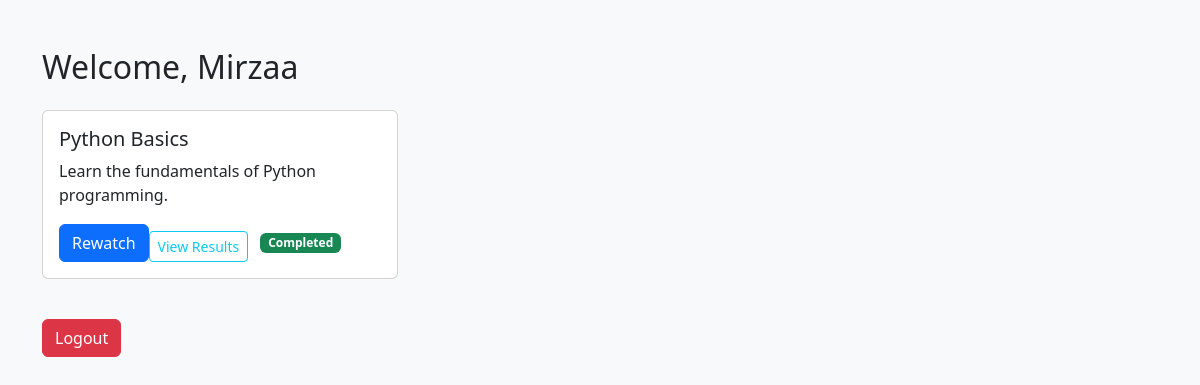
Page /dashboard/ (signed in) on the earlier database version.
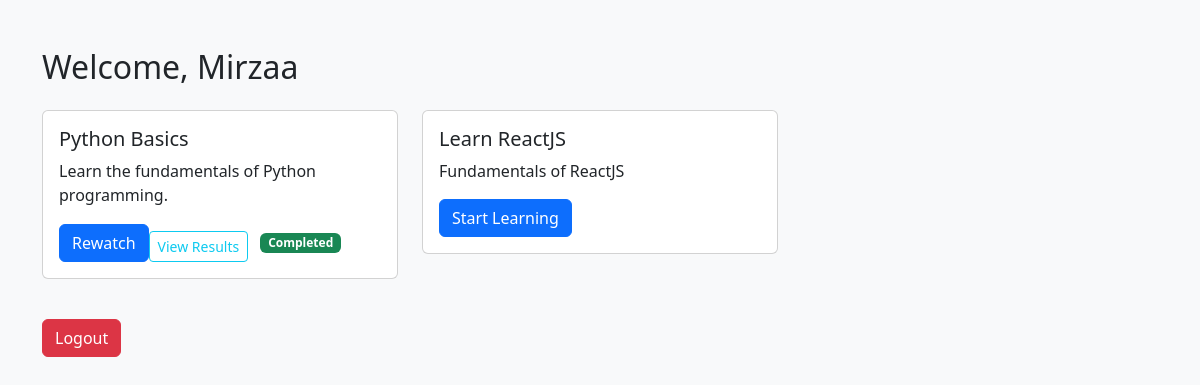
Same page on the later database version.
### main/models.py (models this page shows, shortened)
class Product(models.Model):
    title = models.CharField(max_length=100)
    description = models.TextField()

### main/views.py (the view)
# urls.py: path('dashboard/', views.dashboard, name='dashboard'),
@login_required
def dashboard(request):
    products = Product.objects.all()
    completed_products = UserProductProgress.objects.filter(
        user=request.user,
        completed=True
    ).values_list('product_id', flat=True)
    return render(request, 'dashboard.html', {
        'products': products,
        'completed_products': completed_products,
    })

### main/templates/dashboard.html (shortened to what this page needs)
<!DOCTYPE html>
<html>
<head>
    <link href="https://cdn.jsdelivr.net/npm/bootstrap@5.3.2/dist/css/bootstrap.min.css" rel="stylesheet">
</head>
<body class="bg-light">
<div class="container mt-5">
    <h2 class="mb-4">Welcome, {{ request.user.username }}</h2>
    <div class="row">
        {% for product in products %}
        <div class="col-md-4">
            <div class="card mb-4">
                <div class="card-body">
                    <h5 class="card-title">{{ product.title }}</h5>
                    <p class="card-text">{{ product.description }}</p>
                    <a href="{% url 'product_detail' product.pk %}" class="btn btn-primary">
                        {% if product.id in completed_products %}
                            Rewatch
                        <a href="{% url 'quiz_results' product.id %}" class="btn btn-outline-info btn-sm mt-2">View Results</a>
                        {% else %}
                            Start Learning
                        {% endif %}
                    </a>
                    {% if product.id in completed_products %}
                        <span class="badge bg-success ms-2">Completed</span>
                    {% endif %}
                </div>
            </div>
        </div>
        {% endfor %}
    </div>
    <a href="{% url 'logout' %}" class="btn btn-danger mt-3">Logout</a>
</div>
</body>
</html>

Differences in the rows shown:
added Product: title "Learn ReactJS", description "Fundamentals of ReactJS", shows "Start Learning"
